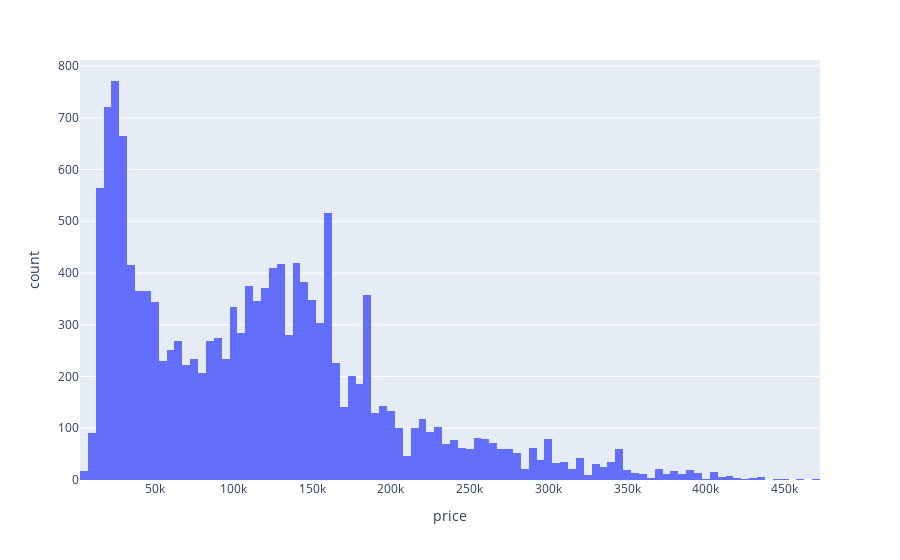

Here is the notebook cell this chart was saved with:
### Code cell
#The code generates a histogram to visualize the distribution of car prices in the 'Price' column.
px.histogram(df_EDA , x = 'price')

### Figure 1 — Plotly figure (JSON) as saved in the notebook; plotly's stock layout.template omitted (floating-point values rounded to 4 significant figures; data arrays with more than 128 entries replaced by an {"elided": "..."} marker saying what was removed)
{"data": [{"alignmentgroup": "True", "bingroup": "x", "hovertemplate": "price=%{x}<br>count=%{y}<extra></extra>", "legendgroup": "", "marker": {"color": "#636efa", "pattern": {"shape": ""}}, "name": "", "offsetgroup": "", "orientation": "v", "showlegend": false, "type": "histogram", "x": {"elided": "14740 float values"}, "xaxis": "x", "yaxis": "y"}], "layout": {"barmode": "relative", "legend": {"tracegroupgap": 0}, "margin": {"t": 60}, "xaxis": {"anchor": "y", "domain": [0, 1], "title": {"text": "price"}}, "yaxis": {"anchor": "x", "domain": [0, 1], "title": {"text": "count"}}}}
